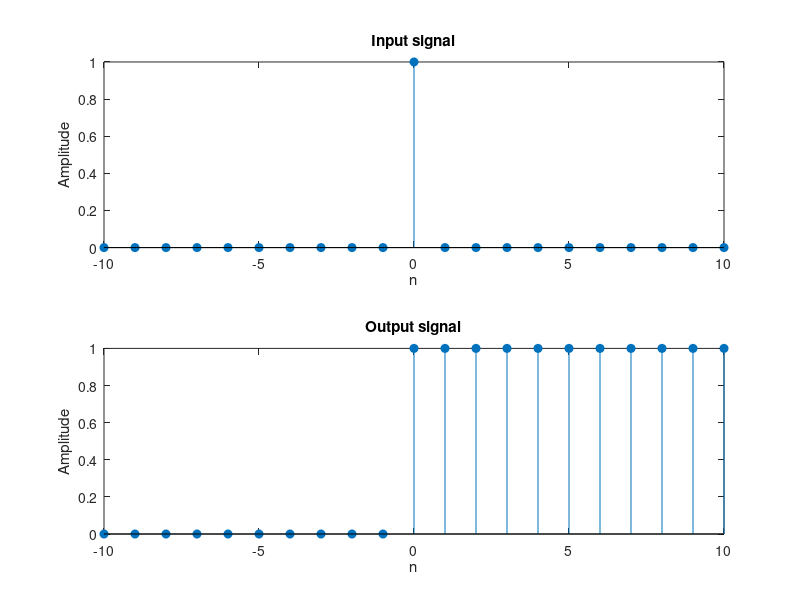

This figure's MATLAB source:
%Implementation of Accumulator
clc
clear all
close all
%Define the input
n=-10:10;
x=(n==0);
y=zeros(1,length(x));
%Define the system
y(1)=x(1);
for i=2:length(x)
    y(i)=x(i)+y(i-1);
end
subplot(2,1,1),stem(n,x,'filled'),
xlabel('n'),ylabel('Amplitude'),title('Input signal'),
subplot(2,1,2),stem(n,y,'filled'),
xlabel('n'),ylabel('Amplitude'),title('Output signal'),
